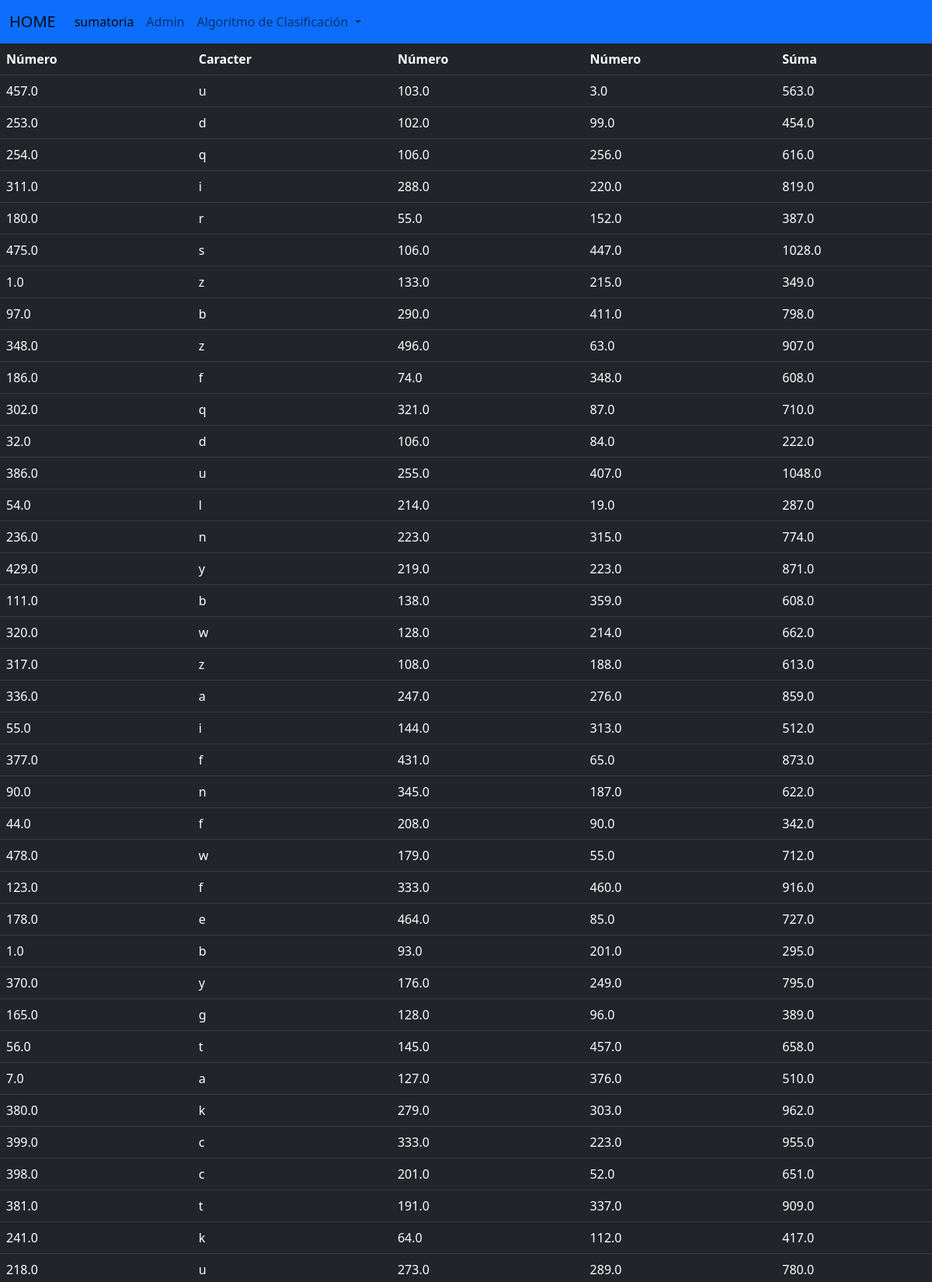
The page /blog2/ (upper part) on the database its author committed.
### blog2/models.py (models this page shows, shortened)
class Datos(models.Model):
    x1 = models.FloatField()
    x2 = models.TextField()
    x3 = models.FloatField()
    x4 = models.FloatField()

### blog2/views.py (the view)
# urls.py: path('blog2/', views.muestra_datos, name='blog2'),
def muestra_datos(request):
    consulta= Datos.objects.all()
    listaSuma=calculaSuma(consulta)
    contexto= zip(consulta,listaSuma)
    return render(request, 'blog2/blog2.html', {'contexto':contexto})

### blog2/views.py (called while the page is built)
def calculaSuma(l):
        listaSuma=[]
        for i in l:
            r=i.x1 + i.x3 + i.x4
            listaSuma.append(r)
        return listaSuma

### blog2/templates/blog2/blog2.html (shortened to what this page needs)
<!doctype html>
<html lang="en">
  <head>
    <title>lista</title> <link href="https://cdn.jsdelivr.net/npm/bootstrap@5.2.1/dist/css/bootstrap.min.css" rel="stylesheet">
    <link rel="stylesheet" href="https://pyscript.net/alpha/pyscript.css"  />
    <link href="https://cdn.jsdelivr.net/npm/bootstrap@5.2.2/dist/css/bootstrap.min.css" rel="stylesheet">
  </head>
 <body background="https://us.123rf.com/450wm/turr17/turr171506/turr17150600145/40750677-modelo-geom%C3%A9trico-con-tri%C3%A1ngulos-negros-y-grises-textura-abstracta-sin-fisuras-para-fondos-de-pantal.jpg">
  <nav class="navbar navbar-expand-lg bg-primary">
  <div class="container-fluid">
    <a class="navbar-brand" href="{% url 'post_list' %}">HOME</a>
    <div class="collapse navbar-collapse" id="navbarNavDropdown">
      <ul class="navbar-nav">
        <li class="nav-item">
          <a class="nav-link active" aria-current="page" href="{% url 'blog2' %}">sumatoria</a>
        </li>
        <li class="nav-item">
          <a class="nav-link" href="http://127.0.0.1:8000/admin/">Admin</a>
        </li>
        <li class="nav-item dropdown">
          <a class="nav-link dropdown-toggle" href="#" role="button" data-bs-toggle="dropdown" aria-expanded="false">
            Algoritmo de Clasificación
          </a>
        </li>
      </ul>
    </div>
  </div>
</nav>
    <table class="table table-dark">
    <thead>
      <tr>
        <th scope="col">Número</th>
        <th scope="col">Caracter</th>
        <th scope="col">Número</th>
        <th scope="col">Número</th>
        <th scope="col">Súma</th>
      </tr>
    </thead>
    <tbody>
      {% for dato,listaSuma  in contexto %}
      <tr>
        <td>{{dato.x1}}</td>
        <td>{{dato.x2}}</td>
        <td>{{dato.x3}}</td>
        <td>{{dato.x4}}</td>
        <td>{{listaSuma}}</td>
      </tr>
      {% endfor %}
    </tbody>
  </table>
</body>
</html>

### rows shown on the page
Datos: x1 "457.0", x2 "u", x3 "103.0", x4 "3.0", listaSuma "563.0"
Datos: x1 "253.0", x2 "d", x3 "102.0", x4 "99.0", listaSuma "454.0"
Datos: x1 "254.0", x2 "q", x3 "106.0", x4 "256.0", listaSuma "616.0"
Datos: x1 "311.0", x2 "i", x3 "288.0", x4 "220.0", listaSuma "819.0"
Datos: x1 "180.0", x2 "r", x3 "55.0", x4 "152.0", listaSuma "387.0"
Datos: x1 "475.0", x2 "s", x3 "106.0", x4 "447.0", listaSuma "1028.0"
Datos: x1 "1.0", x2 "z", x3 "133.0", x4 "215.0", listaSuma "349.0"
Datos: x1 "97.0", x2 "b", x3 "290.0", x4 "411.0", listaSuma "798.0"
Datos: x1 "348.0", x2 "z", x3 "496.0", x4 "63.0", listaSuma "907.0"
Datos: x1 "186.0", x2 "f", x3 "74.0", x4 "348.0", listaSuma "608.0"
Datos: x1 "302.0", x2 "q", x3 "321.0", x4 "87.0", listaSuma "710.0"
Datos: x1 "32.0", x2 "d", x3 "106.0", x4 "84.0", listaSuma "222.0"
Datos: x1 "386.0", x2 "u", x3 "255.0", x4 "407.0", listaSuma "1048.0"
Datos: x1 "54.0", x2 "l", x3 "214.0", x4 "19.0", listaSuma "287.0"
Datos: x1 "236.0", x2 "n", x3 "223.0", x4 "315.0", listaSuma "774.0"
Datos: x1 "429.0", x2 "y", x3 "219.0", x4 "223.0", listaSuma "871.0"
Datos: x1 "111.0", x2 "b", x3 "138.0", x4 "359.0", listaSuma "608.0"
Datos: x1 "320.0", x2 "w", x3 "128.0", x4 "214.0", listaSuma "662.0"
Datos: x1 "317.0", x2 "z", x3 "108.0", x4 "188.0", listaSuma "613.0"
Datos: x1 "336.0", x2 "a", x3 "247.0", x4 "276.0", listaSuma "859.0"
Datos: x1 "55.0", x2 "i", x3 "144.0", x4 "313.0", listaSuma "512.0"
Datos: x1 "377.0", x2 "f", x3 "431.0", x4 "65.0", listaSuma "873.0"
Datos: x1 "90.0", x2 "n", x3 "345.0", x4 "187.0", listaSuma "622.0"
Datos: x1 "44.0", x2 "f", x3 "208.0", x4 "90.0", listaSuma "342.0"
Datos: x1 "478.0", x2 "w", x3 "179.0", x4 "55.0", listaSuma "712.0"
Datos: x1 "123.0", x2 "f", x3 "333.0", x4 "460.0", listaSuma "916.0"
Datos: x1 "178.0", x2 "e", x3 "464.0", x4 "85.0", listaSuma "727.0"
Datos: x1 "1.0", x2 "b", x3 "93.0", x4 "201.0", listaSuma "295.0"
Datos: x1 "370.0", x2 "y", x3 "176.0", x4 "249.0", listaSuma "795.0"
Datos: x1 "165.0", x2 "g", x3 "128.0", x4 "96.0", listaSuma "389.0"
Datos: x1 "56.0", x2 "t", x3 "145.0", x4 "457.0", listaSuma "658.0"
Datos: x1 "7.0", x2 "a", x3 "127.0", x4 "376.0", listaSuma "510.0"
Datos: x1 "380.0", x2 "k", x3 "279.0", x4 "303.0", listaSuma "962.0"
Datos: x1 "399.0", x2 "c", x3 "333.0", x4 "223.0", listaSuma "955.0"
Datos: x1 "398.0", x2 "c", x3 "201.0", x4 "52.0", listaSuma "651.0"
Datos: x1 "381.0", x2 "t", x3 "191.0", x4 "337.0", listaSuma "909.0"
Datos: x1 "241.0", x2 "k", x3 "64.0", x4 "112.0", listaSuma "417.0"
Datos: x1 "218.0", x2 "u", x3 "273.0", x4 "289.0", listaSuma "780.0"
